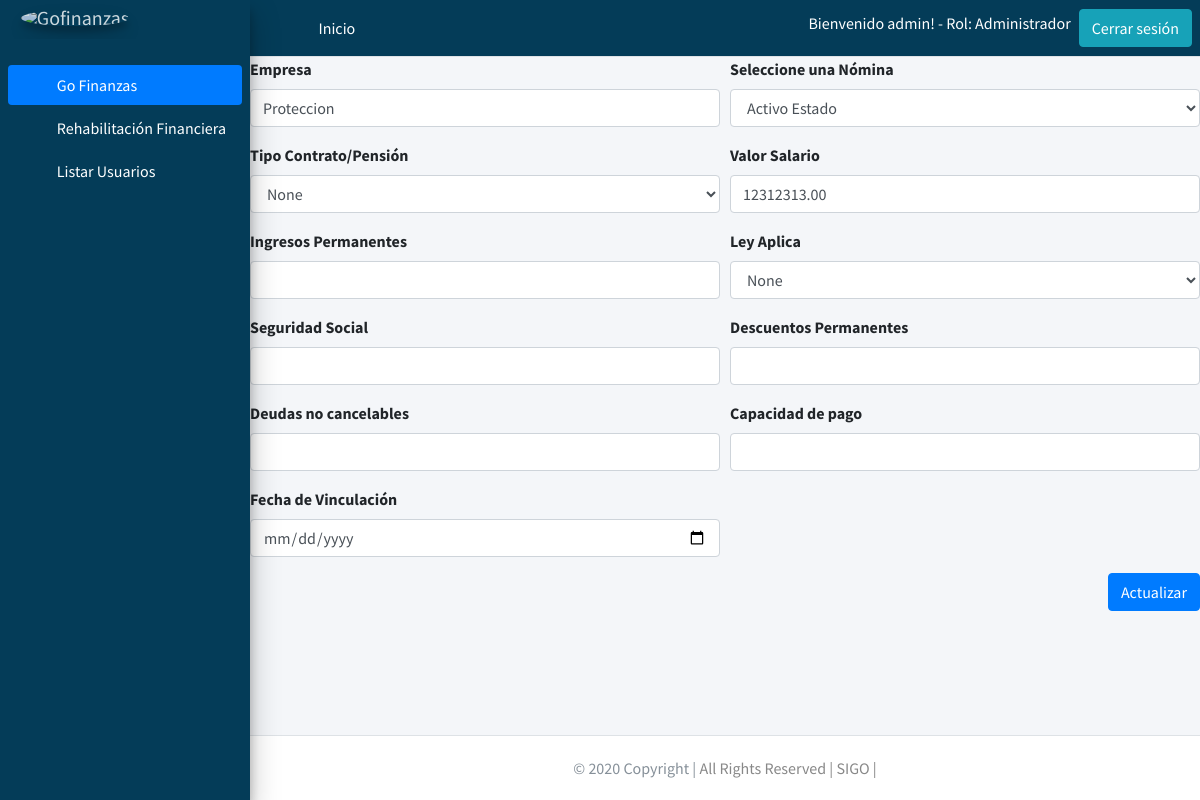
/editarnomina/16/ (signed in), run on the app's committed database.
### users/models.py (models this page shows, shortened)
class Profile(models.Model):
    user = models.OneToOneField(User, on_delete=models.PROTECT)
    rol = models.ForeignKey(Rol, on_delete=models.PROTECT)
    class Meta:
        permissions = (("registrarusuarios", "registrarusuarios"),)

class Rol(models.Model):
    descripcion = models.CharField(max_length=30)

### gestionfinanciera/models.py (models this page shows, shortened)
class Payroll_Client(models.Model):
    Payroll_Company = models.CharField(max_length=20, null=False,blank=True)
    Payroll_Type = models.CharField(max_length=20, null=True,blank=True)
    Contract_Type = models.CharField(max_length=20, null=True,blank=True)
    Salary_Value = models.DecimalField(max_digits=20, decimal_places=2,blank=True , null=True)
    Permanent_Income = models.DecimalField(max_digits=20, decimal_places=2,blank=True, null=True)
    Social_Security  = models.DecimalField(max_digits=20, decimal_places=2,blank=True, null=True)
    Law_Applies = models.CharField(max_length=20, null=True,blank=True)
    Permanent_Discounts = models.DecimalField(max_digits=20, decimal_places=2,blank=True, null=True)
    Non_Concellable_Value = models.DecimalField(max_digits=20, decimal_places=2,blank=True, null=True)
    Payment_Capacity = models.DecimalField(max_digits=20, decimal_places=2,blank=True, null=True)
    Bonding_Date = models.DateField(default=datetime.datetime.today, blank=True, null=True)
    Fk_Client = models.ForeignKey(Client, null=True, on_delete = models.CASCADE,blank=True)

### gestionfinanciera/views.py (the view, shortened to what this page needs)
# urls.py: path('editarnomina/<int:pk>/', views.PayrollClientUpdate.as_view(), name='editarnomina'), # ruta para actualizar la nomina del cliente
class PayrollClientUpdate(UpdateView):
    model = Payroll_Client
    template_name = 'gestionfinanciera/Client/payroll_client_edit.html'
    fields=['Payroll_Company', 'Payroll_Type','Contract_Type', 'Salary_Value',
    'Permanent_Income','Social_Security','Law_Applies','Permanent_Discounts',
    'Non_Concellable_Value','Payment_Capacity','Bonding_Date','Fk_Client']
    def get_context_data(self,**kwargs):
        context = super(PayrollClientUpdate,self).get_context_data(**kwargs)
        context['nomina'] = Payroll_Client.objects.filter(Fk_Client=self.kwargs['pk'])
        context['client'] = self.kwargs['pk']
        return context

### Templates/gestionfinanciera/Client/payroll_client_edit.html (shortened to what this page needs)
{% extends 'base/base.html' %}
{% block content %}
<form action="{%url 'editarnomina' payroll_client.id  %}" method="post">
  <div class="form-row">
    <div class="form-group col-md-6">
      <label for="Payroll_Company">Empresa</label>
        <input type="text" class="form-control" id="Payroll_Company" name="Payroll_Company" value="{{payroll_client.Payroll_Company}}">
    </div>
    <div class="form-group col-md-6">
      <label>Seleccione una Nómina</label>
        <select class="form-control" name="Payroll_Type" id="Payroll_Type">
          <option value="{{payroll_client.Payroll_Type}}"  selected>{{payroll_client.Payroll_Type}}</option>
        </select
    </div>
  </div>
    <div class="form-group col-md-6">
      <label>Tipo Contrato/Pensión</label>
        <select class="form-control" name="Contract_Type" id="Contract_Type">
          <option value="{{payroll_client.Contract_Type}}"  selected>{{payroll_client.Contract_Type}}</option>
        </select>
    </div>
    <div class="form-group col-md-6">
      <label for="Salary_Value">Valor Salario</label>
        <input type="number" class="form-control" id="Salary_Value" name="Salary_Value" value="{{payroll_client.Salary_Value}}">
    </div>
    <div class="form-group col-md-6">
      <label for="Permanent_Income">Ingresos Permanentes</label>
        <input type="number" class="form-control" id="Permanent_Income" name="Permanent_Income" value="{{payroll_client.Permanent_Income}}">
    </div>
    <div class="form-group col-md-6">
      <label>Ley Aplica</label>
        <select class="form-control" name="Law_Applies" id="Law_Applies">
          <option value="{{payroll_client.Law_Applies}}"  selected>{{payroll_client.Law_Applies}}</option>
        </select>
    </div>
    <div class="form-group col-md-6">
      <label for="Social_Security">Seguridad Social</label>
      <input type="number" class="form-control" id="Social_Security" name="Social_Security" value="{{payroll_client.Social_Security}}">
    </div>
    <div class="form-group col-md-6">
      <label for="Permanent_Discounts">Descuentos Permanentes</label>
      <input type="number" class="form-control" id="Permanent_Discounts" name="Permanent_Discounts" value="{{payroll_client.Permanent_Discounts}}">
    </div>
    <div class="form-group col-md-6">
      <label for="Non_Concellable_Value">Deudas no cancelables</label>
      <input type="number" class="form-control" id="Non_Concellable_Value" name="Non_Concellable_Value" value="{{payroll_client.Non_Concellable_Value}}">
    </div>
    <div class="form-group col-md-6">
      <label for="Payment_Capacity">Capacidad de pago</label>
      <input type="number" class="form-control" id="Payment_Capacity" name="Payment_Capacity" value="{{payroll_client.Payment_Capacity}}">
    </div>
    <div class="form-group col-md-6">
      <label for="Bonding_Date">Fecha de Vinculación</label>
      <input type="date" class="form-control" id="Bonding_Date" name="Bonding_Date" value="{{payroll_client.Bonding_Date}}">
    </div>
    <div class="form-group col-md-6">
    </div>
    <div style="text-align: right" class="col-md-12">
      <button type="submit" class="btn btn-primary">Actualizar</button>
    </div>
</form>
{% endblock %}

### Templates/base/base.html (shortened to what this page needs)
{% load static %}
<!DOCTYPE html>
<html lang="en">
<head>
  <link rel="stylesheet" href="{% static 'plugins/fontawesome-free/css/all.min.css' %}">
  <link rel="stylesheet" href="{% static 'plugins/overlayScrollbars/css/OverlayScrollbars.min.css' %} ">
  <link rel="stylesheet" href="{% static 'dist/css/adminlte.min.css' %} ">
</head>
<body class="hold-transition sidebar-mini layout-fixed layout-navbar-fixed layout-footer-fixed">
<div class="wrapper">
  <nav class="main-header navbar navbar-expand navbar-white navbar-light" style="background-color:#043c58 ;">
    <ul class="navbar-nav  mr-auto">
      <li class="nav-item">
        <a class="nav-link" data-widget="pushmenu" href="#" role="button"><i class="fas fa-bars"></i></a>
      </li>
      <li class="nav-item d-none d-sm-inline-block">
        {% if user.is_authenticated %}
          <a href="{% url 'listarcliente' %}" class="nav-link" style="color:white;">Inicio</a>
        {% else %}
        <a href="{% url 'index' %}" class="nav-link" style="color:white;">Inicio</a>
        {% endif %}
      </li>
    </ul>
        {% if user.is_authenticated %}
          <h6 class="ml-5" style="color:white;">Bienvenido {{ user.username }}! - Rol: {{ user.profile.rol.descripcion }}</h6>
          <a style="text-align: right" href="{% url 'logout' %}" class="btn btn-info ml-2">Cerrar sesión</a>
        {% else %}
          <a href="{% url 'login' %}" class="btn btn-danger ml-2">Iniciar Sesión</a>
        {% endif %}
    </nav>
  <aside class="main-sidebar sidebar-primary elevation-4" style="background-color:#043c58 ;">
    {% if user.is_authenticated %}
    <a href="{% url 'listarcliente' %}" class="brand-link">
      <img src="{% static 'dist/img/SIGO.png' %}" alt="Gofinanzas" class="brand-image img-circle elevation-3"
           style="opacity: .8">
    </a>
    {% else %}
    <a href="{% url 'index' %}" class="brand-link">
      <img src="{% static 'dist/img/SIGO.png' %}" alt="Gofinanzas" class="brand-image img-circle elevation-3"
           style="opacity: .8">
      <span class="brand-text font-weight-light">Go Finanzas</span>
    </a>
    {% endif %}
    <div class="sidebar">
      <nav class="mt-2">
        <ul class="nav nav-pills nav-sidebar flex-column" data-widget="treeview" role="menu" data-accordion="false">
          <li class="nav-item has-treeview menu-open">
            {% if user.is_authenticated %}
            <a href="" class="nav-link active">
              <i class="nav-icon fas fa-tachometer-alt"></i>
              <p style="color:white;">
                Go Finanzas
                <i class="right fas fa-angle-left"></i>
              </p>
            </a>
            <ul class="nav nav-treeview">
              <li class="nav-item">
                <a href="{% url 'listarcliente' %}" class="nav-link">
                  <i class="far fa-circle nav-icon"></i>
                  <p style="color:white;">Rehabilitación Financiera</p>
                </a>
              </li>
              {% if user.profile.rol.id == 2 %}
                <li class="nav-item">
                  <a href="{% url 'users:userslist' %}" class="nav-link">
                    <i class="far fa-circle nav-icon"></i>
                    <p style="color:white;">Listar Usuarios</p>
                  </a>
                </li>
              {% endif %}
            </ul>
            {% endif %}
          </li>
      </nav>
    </div>
  </aside>
  <div class="content-wrapper">
    {% block content %}{% endblock %}
  </div>
  <footer class="main-footer">
    <div class="footer-copyright text-center py-1">© 2020 Copyright |
      <a style="color: #888888">All Rights Reserved | SIGO |</a>
    </div>
  </footer>
</div>
</body>
</html>

### data on the page
Payroll_Client: Payroll_Company "Proteccion", Payroll_Type "Activo Estado", Contract_Type "None", Salary_Value "12312313.00", Law_Applies "None"

### other printed values
{{ user.username }} "admin"
{{ user.profile.rol.descripcion }} "Administrador"
